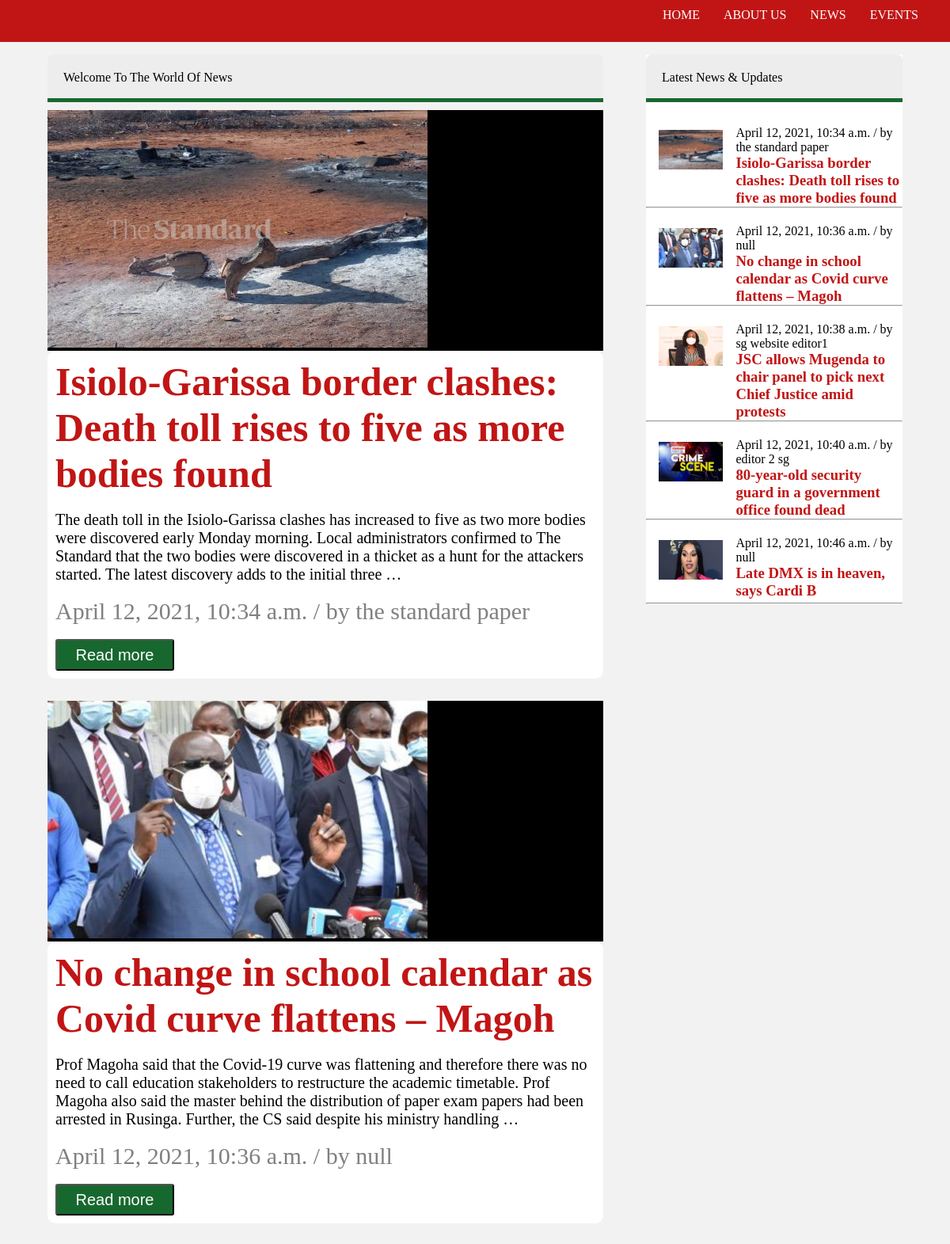
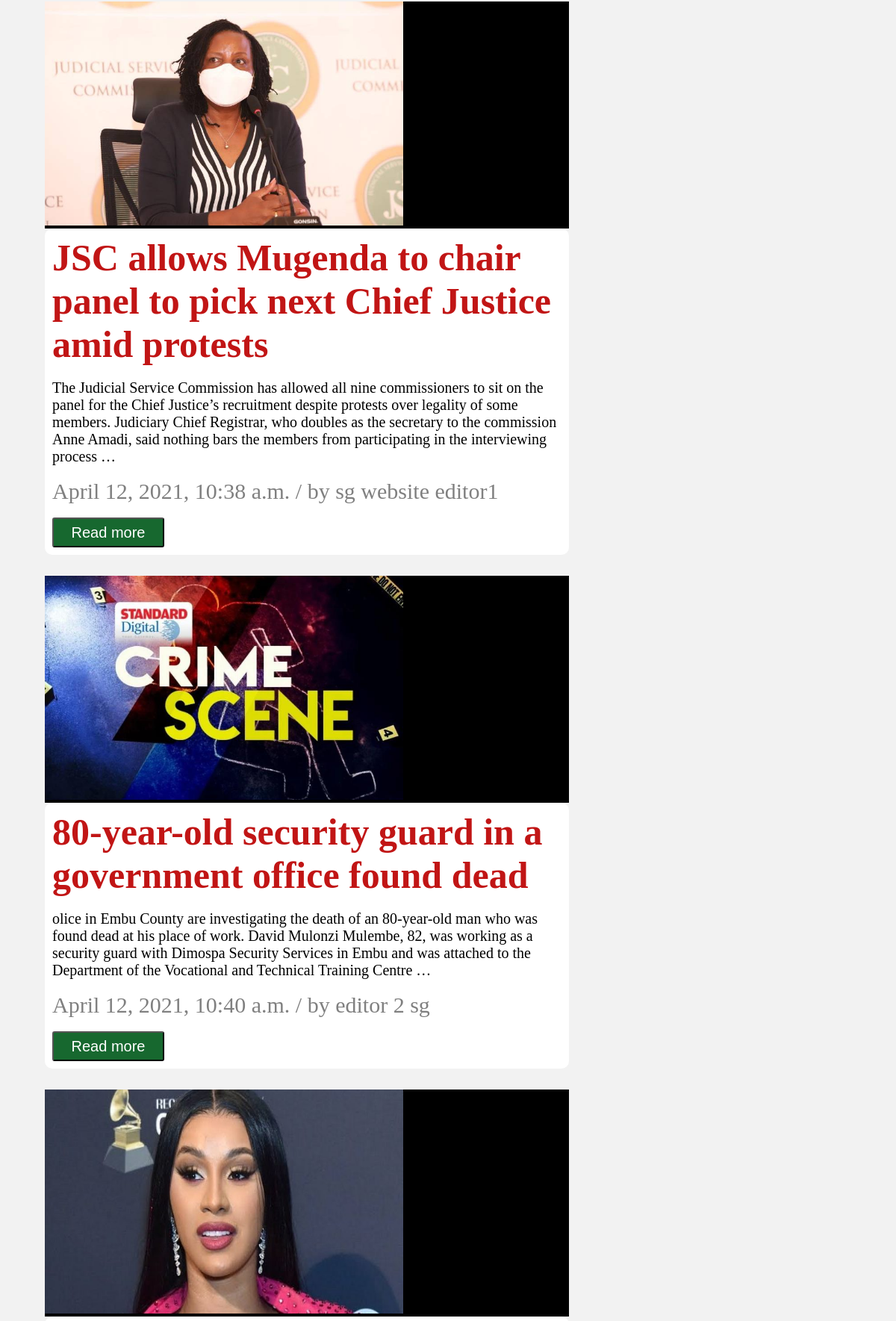
Page /news (upper part) on the committed database (2 pictures, top to bottom).
### sigoro_web_app/models.py (models this page shows)
class news_updates(models.Model):
    headline=models.CharField(max_length=100)
    date_time=models.DateTimeField(auto_now=True,auto_created=True)
    image=models.ImageField(upload_to='news_images',null=False)
    body=models.TextField()
    author=models.CharField(max_length=50,null=True,default='null')

### sigoro_web_app/views.py (the view)
# urls.py: path('news',views.news,name='news'),
def news(request):
    news_latest = news_updates.objects.all()[:5]
    news = news_updates.objects.all()
    context = {
        'news': news,
        'news_latest': news_latest,
    }
    return render(request, 'news.html', context)

### templates/news.html
{% extends 'base.html' %}
{% block content%}
{% load static%}
<br>
<br>
<br>
<div class="news_content">
	<div class="row" style="">
		<div class="news_columns" >
			<div class="title_border">
		<p>Welcome To The World Of News</p>
	</div>
			{% for new in news %}
			<div style="background-color:black;">
			<img src="{{new.image.url}}" alt="news" >
			</div>
			<div class="news_columns-container">
				<p><h3 style="font-size:50px;" class="secondary-color">{{new.headline}}</h3></p>
					<br>
				<p style="font-size:20px;color:black;">{{new.body|truncatewords:50}}</p>
				<br>
				<p style="font-size:30px;color:grey;">{{new.date_time}} / by {{new.author}}</p>
				<br>
				<a href="news_view/{{new.id}}" class="link_clean"><button class="button_readmore_news" type="submit" >Read more</button></a>
			</div>
			<br>
			{% endfor %}
		</div>
		<div class="news_columns2">
			<div class="title_border">
			<p>Latest News & Updates</p>
			</div>
			{% for new in news_latest %}
			<div class="row">
			<div class="latest_5_newsimg">
			<img src="{{new.image.url}}"  alt="news">
			</div>
			<div class="latest_5_newscontent">
				<p >{{new.date_time}} / by {{new.author}}</p>
				<a href="news_view/{{new.id}}" class="link_clean">
				<h3  class="secondary-color">{{new.headline}}</h3></p>
				</a>
				</div>
				</div>
			<hr>
			{% endfor %}
		</div>
	</div>
	</div>
{% endblock%}

### sigoro_web_app/static/css/style.css (style rules this page uses)
* { margin: 0px; padding: 0px; box-sizing: border-box; }
body { background-color: #f2f2f2; box-sizing: border-box; }
.secondary-color { color: #c11515; }
.row::after { content:""; clear:both; display:table; }
.news_content { width:90%; margin:auto; padding-top:15px; }
.title_border { border-bottom: 5px solid #17682f; margin-bottom:10px; border-radius: 7px 7px 0 0; background-color:#ededed; height:60px; padding: 20px; }
.link_clean { text-decoration:none; color:inherit; }
.news_columns { width:65%; float:left; margin-right:5%; text-align:left; margin-bottom:20px; }
.news_columns2 { width:30%; float:left; background-color:white; }
.news_columns img { background-color:white; max-width:100%; max-height:300px; object-fit:contain; }
.news_columns2 img { width:100%; height:100px; object-fit:contain; }
.latest_5_newsimg { width:25%; margin-right:5%; margin-left:5%; float: left; }
.latest_5_newscontent { width:65%; float: left; margin-top:20px; }
.news_columns-container { border-radius:10px; margin-bottom:10px; padding:10px; background-color:white }
.button_readmore_news { background-color: #17682f; height:40px; width:150px; color:white; font-size:20px; border-radius:3px; }

### rows in the picture
news_updates: image (picture), headline "Isiolo-Garissa border clashes: Death toll rises to five as more bodies found", body "The death toll in the Isiolo-Garissa clashes has increased to five as two more bodies were discovered early Monday morning. Local administrators confirmed to The Standard that the two bodies were discovered in a thicket as a hunt for the attackers started. The latest discovery adds to the initial three …", date_time "April 12, 2021, 10:34 a.m.", author "the standard paper"
news_updates: image (picture), headline "No change in school calendar as Covid curve flattens – Magoh", body "Prof Magoha said that the Covid-19 curve was flattening and therefore there was no need to call education stakeholders to restructure the academic timetable. Prof Magoha also said the master behind the distribution of paper exam papers had been arrested in Rusinga. Further, the CS said despite his ministry handling …", date_time "April 12, 2021, 10:36 a.m.", author "null"
news_updates: image (picture), headline "JSC allows Mugenda to chair panel to pick next Chief Justice amid protests", body "The Judicial Service Commission has allowed all nine commissioners to sit on the panel for the Chief Justice’s recruitment despite protests over legality of some members. Judiciary Chief Registrar, who doubles as the secretary to the commission Anne Amadi, said nothing bars the members from participating in the interviewing process …", date_time "April 12, 2021, 10:38 a.m.", author "sg website editor1"
news_updates: image (picture), headline "80-year-old security guard in a government office found dead", body "olice in Embu County are investigating the death of an 80-year-old man who was found dead at his place of work. David Mulonzi Mulembe, 82, was working as a security guard with Dimospa Security Services in Embu and was attached to the Department of the Vocational and Technical Training Centre …", date_time "April 12, 2021, 10:40 a.m.", author "editor 2 sg"
news_updates: image (picture), date_time "April 12, 2021, 10:46 a.m.", author "null", headline "Late DMX is in heaven, says Cardi B"
